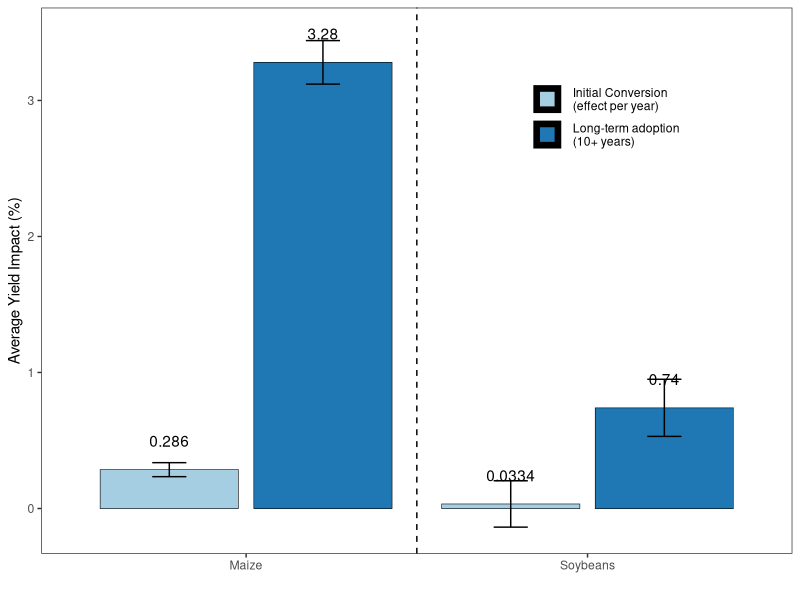

The R script that drew this image:
## ---- chunk 1
library(knitr)
opts_chunk$set(cache=FALSE, fig.path='../figure/03.40_Fig4_summary/')
## ---- chunk 2
library(tidyverse)

sessionInfo()
## ---- chunk 3

ates <- data.frame(analysis = c('Long-term adoption\n(10+ years)',
                                'Long-term adoption\n(10+ years)',
                                'Initial Conversion\n(effect per year)',
                                'Switch to Conventional',
                                 'Initial Conversion\n(effect per year)',
                                'Switch to Conventional'),
                   croptype = c('Maize','Soybeans',
                                'Maize','Maize',
                                'Soybeans','Soybeans'),
                   ate = c(0.355, 0.024, 0.0341, 0.0318, 0.0012, 0.0215),
                   ate_upper = c(0.373, 0.031, 0.0403, 0.0419, 0.0073, 0.0278),
                   ate_lower = c(0.338, 0.0291, 0.0279, 0.0218, -0.00489, 0.0153),
                   ate_perc = c(3.28, 0.74, 0.286, 0.268, 0.0334, 0.61),
                   ate_upper_perc = c(3.44, 0.95, 0.337, 0.353, 0.204, 0.787),
                   ate_lower_perc = c(3.12, 0.53, 0.234, 0.183, -0.137,0.433),
                   stringsAsFactors = FALSE)

## ---- chunk 4
# function to increase vertical spacing between legend keys
# @clauswilke
draw_key_polygon3 <- function(data, params, size) {
  lwd <- min(data$size, min(size) / 4)

  grid::rectGrob(
    width = grid::unit(0.6, "npc"),
    height = grid::unit(0.6, "npc"),
    gp = grid::gpar(
      col = data$colour,
      fill = alpha(data$fill, data$alpha),
      lty = data$linetype,
      lwd = lwd * .pt,
      linejoin = "mitre"
    ))
}

# register new key drawing function, 
# the effect is global & persistent throughout the R session
GeomBar$draw_key = draw_key_polygon3

## ---- chunk 5
ggplot(ates %>% filter(analysis != 'Switch to Conventional'),
       aes(x = croptype, y = ate_perc, ymin = ate_lower_perc, ymax = ate_upper_perc,
           fill = analysis, group = interaction(analysis,croptype))) +
  ylab('Average Yield Impact (%)') + xlab('') +
  scale_fill_manual(values = rev(c('#1f78b4','#a6cee3'))) + #,'#fdbf6f')) + 
  geom_bar(stat='identity', position = position_dodge2(), 
           color = 'black', size = .2) +
  ylim(c(-.15,3.5)) +
  geom_errorbar(position = position_dodge(width = 0.9), width = .2) +
  geom_text(aes(label = ate_perc), position = position_dodge(width = .9),vjust = -1.9) +
  geom_vline(xintercept = 1.5, linetype = 'dashed') +
  theme_bw() + theme(legend.title = element_blank(),
                     panel.grid = element_blank(),
                     legend.key = element_rect(color = NA, fill = NA),
                     legend.key.size =unit(.9, 'cm'),
                     legend.background = element_blank(),
                     #legend.position = 'top')
                    legend.position = c(.75, .8))
